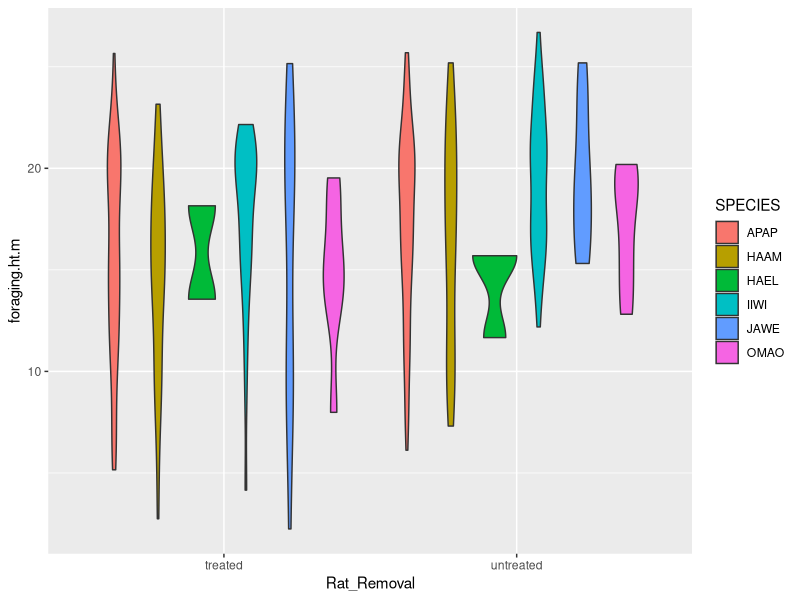
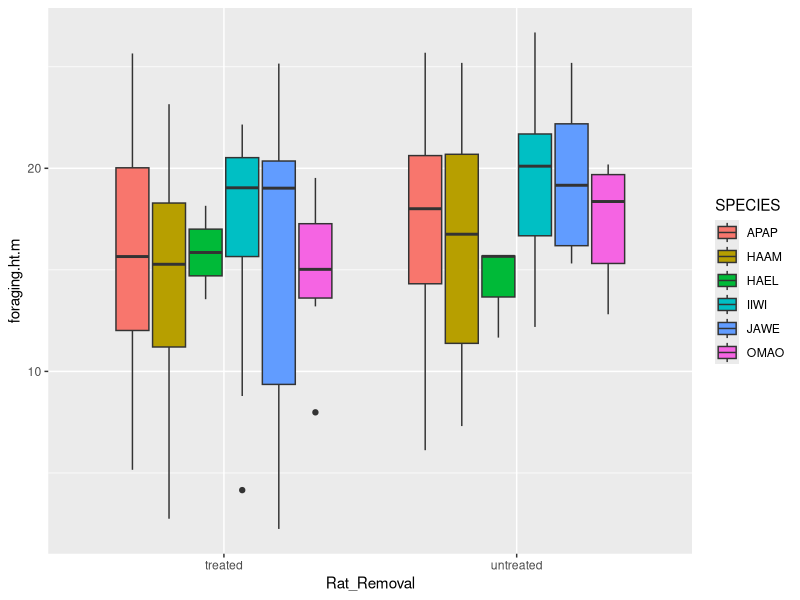
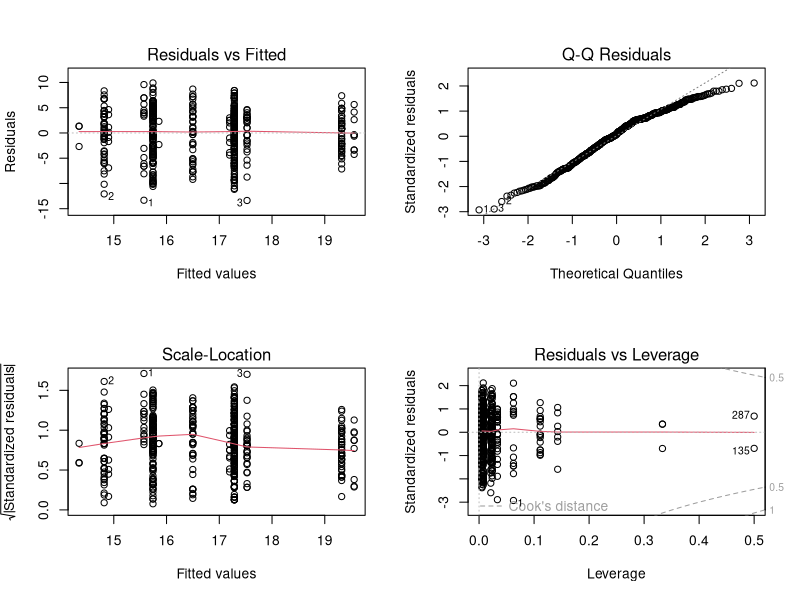

Here is the R script that generated these plots, in order:
## ---- chunk 1
library(tidyverse)
bird_data <- read_csv('data/foraging.height.edit.csv')
## ---- chunk 2
bird_data %>%
  group_by(SPECIES, Rat_Removal) %>%
  summarize(count = n())
## ---- chunk 3
ggplot(bird_data, aes(Rat_Removal, foraging.ht.m, 
                 fill = SPECIES)) +
  geom_violin()
## ---- chunk 4
ggplot(bird_data, aes(Rat_Removal, foraging.ht.m, 
                 fill = SPECIES)) +
  geom_boxplot()
## ---- chunk 5
height_model <- lm(foraging.ht.m ~ SPECIES + Rat_Removal + Rat_Removal*SPECIES , 
            data = bird_data)

summary(height_model)
## ---- chunk 6
par(mfrow = c(2, 2))
plot(height_model)
